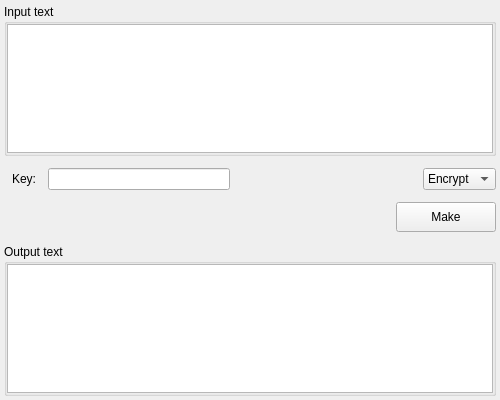
<?xml version="1.0" encoding="UTF-8"?>
<ui version="4.0">
 <class>gronsfeld</class>
 <widget class="QWidget" name="gronsfeld">
  <property name="geometry">
   <rect>
    <x>0</x>
    <y>0</y>
    <width>500</width>
    <height>400</height>
   </rect>
  </property>
  <property name="windowTitle">
   <string>Form</string>
  </property>
  <layout class="QVBoxLayout" name="verticalLayout">
   <property name="spacing">
    <number>12</number>
   </property>
   <property name="leftMargin">
    <number>4</number>
   </property>
   <property name="topMargin">
    <number>4</number>
   </property>
   <property name="rightMargin">
    <number>4</number>
   </property>
   <property name="bottomMargin">
    <number>4</number>
   </property>
   <item>
    <widget class="QGroupBox" name="group_box_input">
     <property name="title">
      <string>Input text</string>
     </property>
     <layout class="QVBoxLayout" name="verticalLayout_20">
      <property name="spacing">
       <number>0</number>
      </property>
      <property name="leftMargin">
       <number>0</number>
      </property>
      <property name="topMargin">
       <number>0</number>
      </property>
      <property name="rightMargin">
       <number>0</number>
      </property>
      <property name="bottomMargin">
       <number>0</number>
      </property>
      <item>
       <widget class="QTextEdit" name="text_edit_input"/>
      </item>
     </layout>
    </widget>
   </item>
   <item>
    <layout class="QHBoxLayout" name="horizontal_layout_1">
     <property name="spacing">
      <number>12</number>
     </property>
     <property name="leftMargin">
      <number>8</number>
     </property>
     <item>
      <widget class="QLabel" name="label_key">
       <property name="sizePolicy">
        <sizepolicy hsizetype="Fixed" vsizetype="Fixed">
         <horstretch>0</horstretch>
         <verstretch>0</verstretch>
        </sizepolicy>
       </property>
       <property name="text">
        <string>Key:</string>
       </property>
      </widget>
     </item>
     <item>
      <widget class="QLineEdit" name="line_edit_key"/>
     </item>
     <item>
      <spacer name="horizontal_spacer_1">
       <property name="orientation">
        <enum>Qt::Horizontal</enum>
       </property>
       <property name="sizeHint" stdset="0">
        <size>
         <width>40</width>
         <height>20</height>
        </size>
       </property>
      </spacer>
     </item>
     <item>
      <widget class="QComboBox" name="combo_box_mode">
       <property name="sizePolicy">
        <sizepolicy hsizetype="Fixed" vsizetype="Fixed">
         <horstretch>0</horstretch>
         <verstretch>0</verstretch>
        </sizepolicy>
       </property>
       <item>
        <property name="text">
         <string>Encrypt</string>
        </property>
       </item>
       <item>
        <property name="text">
         <string>Decrypt</string>
        </property>
       </item>
      </widget>
     </item>
    </layout>
   </item>
   <item>
    <layout class="QHBoxLayout" name="horizontal_layout_2">
     <item>
      <spacer name="horizontal_spacer_2">
       <property name="orientation">
        <enum>Qt::Horizontal</enum>
       </property>
       <property name="sizeHint" stdset="0">
        <size>
         <width>40</width>
         <height>20</height>
        </size>
       </property>
      </spacer>
     </item>
     <item>
      <widget class="QPushButton" name="button_make">
       <property name="sizePolicy">
        <sizepolicy hsizetype="Fixed" vsizetype="Fixed">
         <horstretch>0</horstretch>
         <verstretch>0</verstretch>
        </sizepolicy>
       </property>
       <property name="minimumSize">
        <size>
         <width>100</width>
         <height>30</height>
        </size>
       </property>
       <property name="text">
        <string>Make</string>
       </property>
      </widget>
     </item>
    </layout>
   </item>
   <item>
    <widget class="QGroupBox" name="group_box_output">
     <property name="title">
      <string>Output text</string>
     </property>
     <layout class="QVBoxLayout" name="verticalLayout_23">
      <property name="spacing">
       <number>0</number>
      </property>
      <property name="leftMargin">
       <number>0</number>
      </property>
      <property name="topMargin">
       <number>0</number>
      </property>
      <property name="rightMargin">
       <number>0</number>
      </property>
      <property name="bottomMargin">
       <number>0</number>
      </property>
      <item>
       <widget class="QTextEdit" name="text_edit_output">
        <property name="readOnly">
         <bool>true</bool>
        </property>
       </widget>
      </item>
     </layout>
    </widget>
   </item>
  </layout>
 </widget>
 <resources/>
 <connections/>
</ui>
